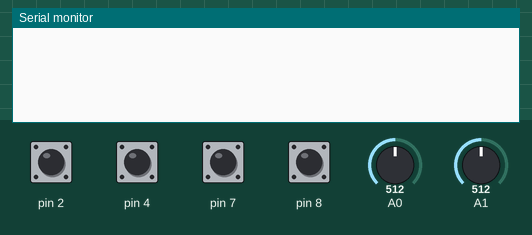
A sketch run on a simulated Arduino Uno, built with avr-gcc and run on an emulated ATmega328P. On the bench: the last lines printed to the serial monitor. Inputs (shaded band) come from the test bench; at power-on: pin 2, pin 4, pin 7, pin 8 HIGH, A0 = 512, A1 = 512.

Above: at 1.2 s.
1.3 s: A0 set to 785
2.8 s: A0 set to 804
At 3.0 s:
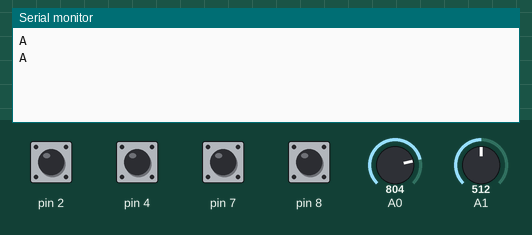
4.8 s: A1 set to 784
At 4.8 s:
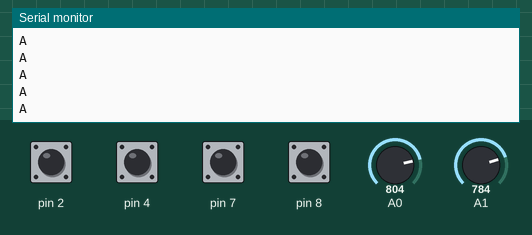
6.3 s: A1 set to 809
At 6.41 s:
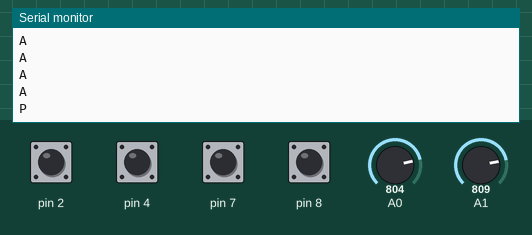

The sketch:

joystik_konsol_son.ino
```cpp
/*
Geliştirici = Emirhan Özçelik

Proje Amacı = Seri haberleşme kullanarak oluşturulan kumanda ile işlevsel veri iletimi

--------------------Bağlantılar----------------------------
joy-x = A0
joy-y = A1
buton1 = 2
buton2 = 4
buton3 = 7
buton4 = 8

emirhanozcelik339@gmail.com adresinden sorularınızı iletebilirsiniz iyi çalışmalar :)
*/


#include <EEPROM.h>
byte sayac = 0;
unsigned long gecen_zaman = 0;
unsigned long aralik = 100; // milisaniye cinsinden paket gönderim aralığı (250 den büyük olamaz)
const byte aralik_adr = 1;
String paket[9];

void setup()
{
  Serial.begin(115200);
  pinMode(2,INPUT_PULLUP);
    pinMode(4,INPUT_PULLUP);
      pinMode(7,INPUT_PULLUP);
        pinMode(8,INPUT_PULLUP);

       /*
        if(Serial.available())
        {
          if(Serial.read() == 'T')
          {
            int a = Serial.parseInt();
            if(a <= 250)
            {
            EEPROM.write(aralik_adr,a);
            aralik = a;
            }
            else
            {
              aralik = 100;
              EEPROM.write(aralik_adr,aralik);
            }
          }
        }
        aralik = EEPROM.read(aralik_adr);
        */
}

void loop()
{
  kontrol5();
}
void kontrol1() /* direk gönderir, paketleme yok*/
{
  int a = map(analogRead(A0),0,1023,1,10);
  int b = map(analogRead(A1),0,1023,1,10);

    if(a < 3 && sayac < 4){Serial.println("W"); sayac++;}
  else if(a > 7 && sayac < 4){Serial.println("A"); sayac++;}
    if(b < 3 && sayac < 4){Serial.println("S"); sayac++;}
  else if(b > 7 && sayac < 4){Serial.println("D"); sayac++;}
   if(digitalRead(2) == 0 && sayac < 4){Serial.println("F"); sayac++;}
  else if(digitalRead(4) == 0 && sayac < 4){Serial.println("G"); sayac++;}
  else if(digitalRead(7) == 0 && sayac < 4){Serial.println("E"); sayac++;}
  else if(digitalRead(8) == 0 && sayac < 4){Serial.println("H"); sayac++;}
  if(sayac >= 4)
  {
    sayac = 0;
  }
}
void kontrol2() /* paketleyerek gönderir,her satıra bir karakter*/
{
  int a = map(analogRead(A0),0,1023,1,10);
  int b = map(analogRead(A1),0,1023,1,10);

  if(millis()  - 50 >= gecen_zaman)
  {
    gecen_zaman = millis();
    if(sayac > 0)
    {
      sayac = 0;
      for(int a=0;a<9;a++)
      {
        if(paket[a] != "")
        {
          Serial.println(paket[a]);
          paket[a] = "";
        }
      }
    }
  }
  else
  {
     if(a < 3 && sayac < 4){paket[0] = "W"; sayac++;}
  else if(a > 7 && sayac < 4){paket[1] = "A"; sayac++;}
     if(b < 3 && sayac < 4){paket[2] = "S"; sayac++;}
  else if(b > 7 && sayac < 4){paket[3] = "D"; sayac++;}
     if(digitalRead(2) == 0 && sayac < 4){paket[4] = "F"; sayac++;}
  else if(digitalRead(4) == 0 && sayac < 4){paket[5] = "G"; sayac++;}
  else if(digitalRead(7) == 0 && sayac < 4){paket[6] = "E"; sayac++;}
  else if(digitalRead(8) == 0 && sayac < 4){paket[7] = "H"; sayac++;}
  }
}
void kontrol3() /*paketleyerek gönderir, tüm paket bir satırda*/
{
  int a = map(analogRead(A0),0,1023,1,10);
  int b = map(analogRead(A1),0,1023,1,10);

  if(millis()  - 50 >= gecen_zaman)
  {
    gecen_zaman = millis();
    if(sayac > 0)
    {
      sayac = 0;
      for(int a=0;a<9;a++)
      {
        if(paket[a] != "")
        {
          Serial.print(paket[a]);
          paket[a] = "";
        }
      }
      Serial.println("");
    }
  }
  else
  {
     if(a < 3 && sayac < 4){paket[0] = "W"; sayac++;}
  else if(a > 7 && sayac < 4){paket[1] = "A"; sayac++;}
     if(b < 3 && sayac < 4){paket[2] = "S"; sayac++;}
  else if(b > 7 && sayac < 4){paket[3] = "D"; sayac++;}
     if(digitalRead(2) == 0 && sayac < 4){paket[4] = "F"; sayac++;}
  else if(digitalRead(4) == 0 && sayac < 4){paket[5] = "G"; sayac++;}
  else if(digitalRead(7) == 0 && sayac < 4){paket[6] = "E"; sayac++;}
  else if(digitalRead(8) == 0 && sayac < 4){paket[7] = "H"; sayac++;}
  }
}
void kontrol4() /*paketleyerek gönderir, tüm paket bir satırda, + ek kontroller*/
{
  int a = map(analogRead(A0),0,1023,1,10);
  int b = map(analogRead(A1),0,1023,1,10);

  if(millis()  - 50 >= gecen_zaman)
  {
    gecen_zaman = millis();
    if(sayac > 0)
    {
      sayac = 0;
      for(int a=0;a<9;a++)
      {
        if(paket[a] != "")
        {
          Serial.print(paket[a]);
          paket[a] = "";
        }
      }
      Serial.println("");
    }
  }
  else
  {
      if(a < 3 && b < 3 && sayac < 6){paket[0] = "U"; paket[2] = ""; sayac++;} // WS
    else if(a < 3 && b > 7 && sayac < 6){paket[0] = "O"; paket[3] = ""; sayac++;} // WD

     if(a > 7 && b > 7 && sayac < 6){paket[1] = "P"; paket[3] = ""; sayac++;} // AD
    else if(a > 7 && b < 3 && sayac < 6){paket[1] = "Z"; paket[2] = ""; sayac++;} // AS

     if(a < 3 && sayac < 5){paket[0] = "W"; sayac++;}
  else if(a > 7 && sayac < 5){paket[1] = "A"; sayac++;}

     if(b < 3 && sayac < 5){paket[2] = "S"; sayac++;}
  else if(b > 7 && sayac < 5){paket[3] = "D"; sayac++;}

     if(digitalRead(2) == 0 && sayac < 5){paket[4] = "F"; sayac++;}
  else if(digitalRead(4) == 0 && sayac < 5){paket[5] = "G"; sayac++;}
  else if(digitalRead(7) == 0 && sayac < 5){paket[6] = "E"; sayac++;}
  else if(digitalRead(8) == 0 && sayac < 5){paket[7] = "H"; sayac++;}
  }
}
void kontrol5() /*paketleyerek gönderir, her satıra bir karakter, + ek kontroller*/
{
  int a = map(analogRead(A0),0,1023,1,10);
  int b = map(analogRead(A1),0,1023,1,10);

  if(millis()  - aralik >= gecen_zaman)
  {
    gecen_zaman = millis();
    if(sayac > 0)
    {
      sayac = 0;
      for(int a=0;a<9;a++)
      {
        if(paket[a] != "")
        {
          Serial.println(paket[a]);
          paket[a] = "";
        }
      }
    }
  }
  else
  {
      if(a < 3 && b < 3 && sayac < 6){paket[0] = "U"; paket[2] = ""; sayac++;} // WS
    else if(a < 3 && b > 7 && sayac < 6){paket[0] = "O"; paket[3] = ""; sayac++;} // WD

     if(a > 7 && b > 7 && sayac < 6){paket[1] = "P"; paket[3] = ""; sayac++;} // AD
    else if(a > 7 && b < 3 && sayac < 6){paket[1] = "Z"; paket[2] = ""; sayac++;} // AS

     if(a < 3 && sayac < 5){paket[0] = "W"; sayac++;}
  else if(a > 7 && sayac < 5){paket[1] = "A"; sayac++;}

     if(b < 3 && sayac < 5){paket[2] = "S"; sayac++;}
  else if(b > 7 && sayac < 5){paket[3] = "D"; sayac++;}

     if(digitalRead(2) == 0 && sayac < 5){paket[4] = "F"; sayac++;}
  else if(digitalRead(4) == 0 && sayac < 5){paket[5] = "G"; sayac++;}
  else if(digitalRead(7) == 0 && sayac < 5){paket[6] = "E"; sayac++;}
  else if(digitalRead(8) == 0 && sayac < 5){paket[7] = "H"; sayac++;}
  }
}
```

Measured:
- the behaviour switches between 795 and 796 on A0 (found by bisection; images 0 and 1)
- the behaviour switches between 795 and 796 on A1 (found by bisection; images 2 and 3)
- after the input at 2.8 s, the serial monitor: prints a new line after 0.10 s (image 1)
- after the input at 6.3 s, the serial monitor: prints a new line after 0.10 s (image 3)
